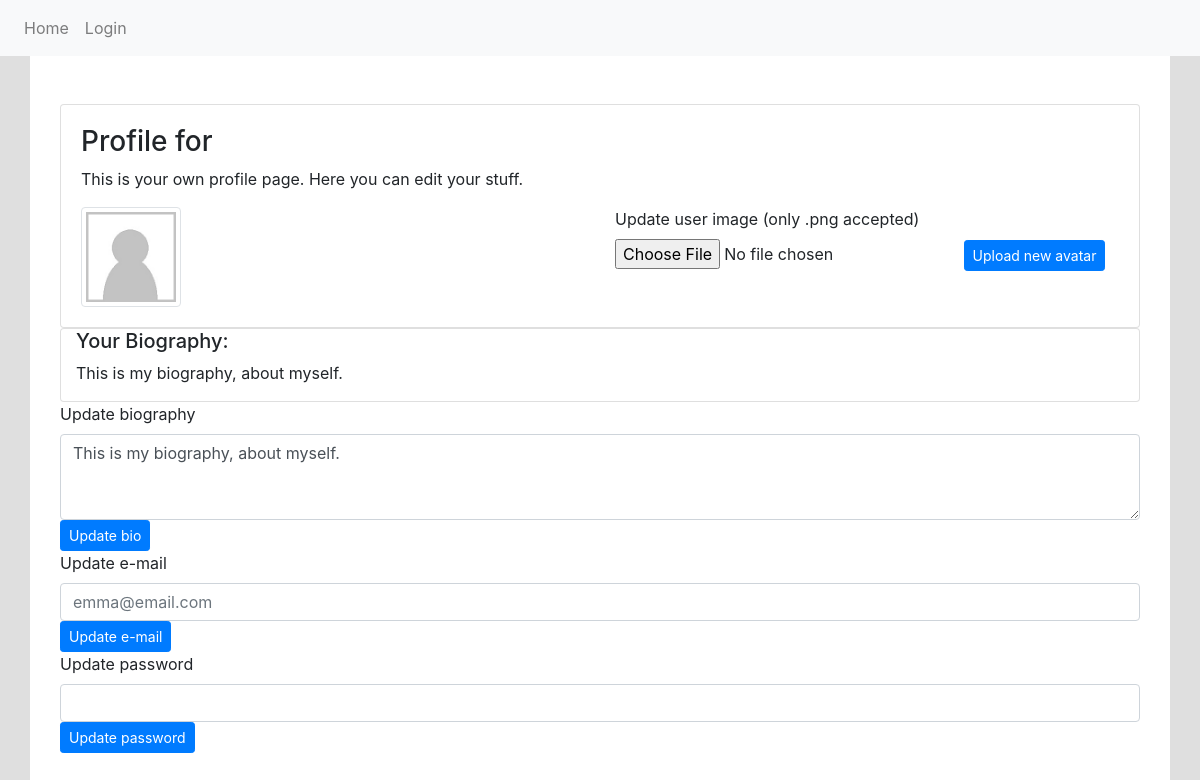
The page /profile.php on the database as committed earlier.
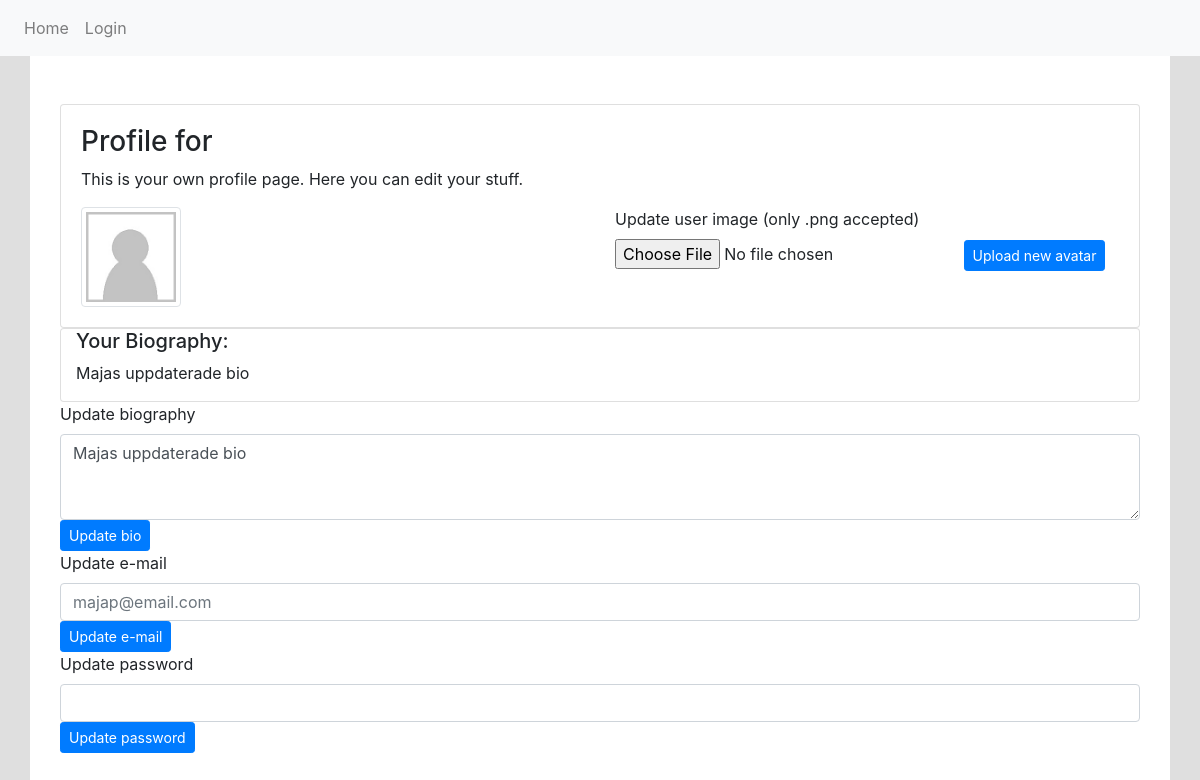
The same page on the database as committed later.
### tables this page shows
CREATE TABLE "User" (
	`user_id`	INTEGER NOT NULL PRIMARY KEY AUTOINCREMENT,
	`username`	TEXT NOT NULL UNIQUE,
	`email`	TEXT NOT NULL,
	`password`	TEXT NOT NULL,
	`bio`	TEXT,
	`avatar`	TEXT
);

### profile.php (the view, shortened to what this page needs)
<?php
require __DIR__.'/views/header.php';
$userSession = $_SESSION['userSession'] ?? false;
$statement = $pdo->prepare('SELECT * FROM User');
$statement->execute();
$results = $statement->fetchAll(PDO::FETCH_ASSOC);
foreach ($results as $result) {
  $bio = $result['bio'];
  $email = $result['email'];
}
?>
<div class="container">
  <div class="card">
    <div class="card-body">
      <h3>Profile for <?php echo $userSession['username'] ?></h3>
      <p>This is your own profile page. Here you can edit your stuff.</p>
      <div class="row">
        <div class="col">
          <?php if (!isset($userSession['avatar'])): ?>
            <img src="assets/defaults/profilestart.png" alt="default image" class="img-thumbnail">
          <?php else : ?>
            <img src="uploads/<?php echo $userSession['avatar']; ?>" class="img-thumbnail">
          <?php endif; ?>
        </div>
        <div class="col">
          <form action="upload.php" method="post" enctype="multipart/form-data">
            <label for="avatar">Update user image (only .png accepted)</label>
            <input type="file" name="avatar" accept=".png" required>
            <button type="submit" class="btn btn-primary btn-sm">Upload new avatar</button>
          </form>
        </div>
      </div>
    </div>
  </div>
  <div class="card">
    <h5 class="col-6">Your Biography:</h5>
    <p class="col-6"><?php echo $bio; ?></p>
  </div>
      <form action="/app/auth/updateprofile.php" method="POST">
          <label for="textarea">Update biography</label>
          <textarea class="form-control" name="bio" rows="3"><?php echo $bio; ?></textarea>
          <button type="submit" class="btn btn-primary btn-sm">Update bio</button>
      </form>
      <form action="/app/auth/updateprofile.php" method="POST">
          <label for="input">Update e-mail</label>
          <input class="form-control" name="email" placeholder="<?php echo $email; ?>"></input>
          <button type="submit" class="btn btn-primary btn-sm">Update e-mail</button>
      </form>
      <form action="/app/auth/updateprofile.php" method="POST">
          <label for="input">Update password</label>
          <input class="form-control" name="password" type="password"></input>
          <button type="submit" class="btn btn-primary btn-sm">Update password</button>
      </form>
</div>
<?php require __DIR__.'/views/footer.php'; ?>

### views/header.php (shortened to what this page needs)
<!DOCTYPE html>
<html lang="en">
<head>
    <link rel="stylesheet" href="https://maxcdn.bootstrapcdn.com/bootstrap/4.0.0-beta.2/css/bootstrap.min.css">
    <link rel="stylesheet" href="/assets/styles/main.css">
</head>
<body>
    <?php require __DIR__.'/navigation.php'; ?>
    <div class="container py-5">

### views/navigation.php (shortened to what this page needs)
<nav class="navbar navbar-expand-lg navbar-light bg-light">
    <ul class="navbar-nav">
        <li class="nav-item">
            <a class="nav-link <?php echo $_SERVER['SCRIPT_NAME'] === '/index.php' ? 'active' : ''; ?>" href="/index.php">Home</a>
        </li>
        <?php if (isset($_SESSION['userSession'])) : ?>
        <li class="nav-item">
                <a class="nav-link" href="/app/auth/authlogout.php">Logout</a>
          <?php else: ?>
                <a class="nav-link <?php echo $_SERVER['SCRIPT_NAME'] === '/login.php' ? 'active' : ''; ?>" href="login.php">Login</a>
        <?php endif; ?>
    </ul>
</nav>

### views/footer.php (shortened to what this page needs)
    </div>
</body>
</html>

### assets/styles/main.css (style rules this page uses)
body { background-color: #dfdfdf; }
.container { background-color: white; }
.img-thumbnail { max-width:100px; max-height:100px; width: auto; height: auto; }

Rows that differ between the two databases and show on the page:
no longer on this page (row unchanged): user: bio "This is my biography, about myself.", email "emma@email.com"
added user: bio "Majas uppdaterade bio", email "majap@email.com"
